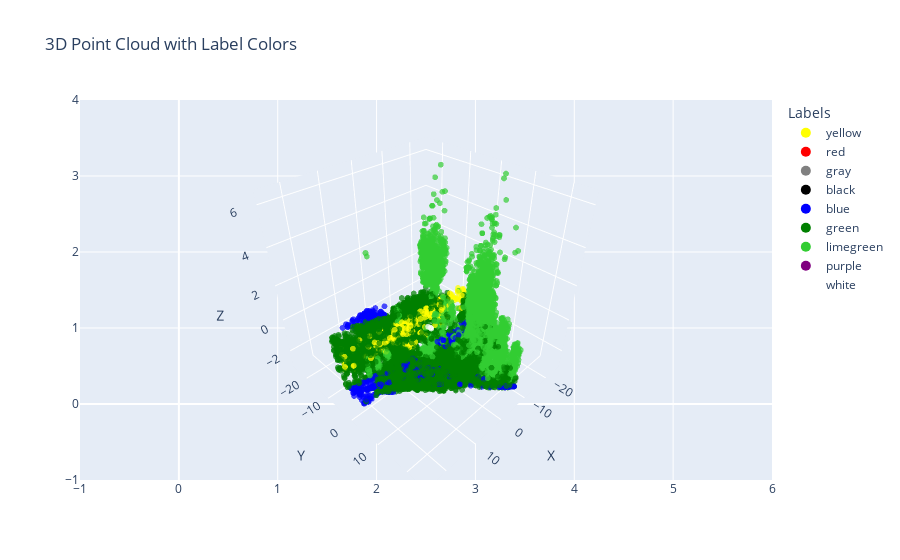

Write notebook code for a chart like this one.
### Code cell
plot_3D_colors(sampled_df)

### Figure 1 — Plotly figure (JSON) as saved in the notebook; plotly's stock layout.template omitted (floating-point values rounded to 4 significant figures; data arrays with more than 128 entries replaced by an {"elided": "..."} marker saying what was removed)
{"data": [{"hoverinfo": "text", "marker": {"color": {"elided": "16384 str values"}, "opacity": 0.7, "size": 2}, "mode": "markers", "showlegend": false, "text": {"elided": "16384 str values"}, "type": "scatter3d", "x": {"elided": "16384 float values"}, "y": {"elided": "16384 float values"}, "z": {"elided": "16384 float values"}}, {"marker": {"color": "yellow", "size": 10}, "mode": "markers", "name": "yellow", "showlegend": true, "type": "scatter", "x": [null], "y": [null]}, {"marker": {"color": "red", "size": 10}, "mode": "markers", "name": "red", "showlegend": true, "type": "scatter", "x": [null], "y": [null]}, {"marker": {"color": "gray", "size": 10}, "mode": "markers", "name": "gray", "showlegend": true, "type": "scatter", "x": [null], "y": [null]}, {"marker": {"color": "black", "size": 10}, "mode": "markers", "name": "black", "showlegend": true, "type": "scatter", "x": [null], "y": [null]}, {"marker": {"color": "blue", "size": 10}, "mode": "markers", "name": "blue", "showlegend": true, "type": "scatter", "x": [null], "y": [null]}, {"marker": {"color": "green", "size": 10}, "mode": "markers", "name": "green", "showlegend": true, "type": "scatter", "x": [null], "y": [null]}, {"marker": {"color": "limegreen", "size": 10}, "mode": "markers", "name": "limegreen", "showlegend": true, "type": "scatter", "x": [null], "y": [null]}, {"marker": {"color": "purple", "size": 10}, "mode": "markers", "name": "purple", "showlegend": true, "type": "scatter", "x": [null], "y": [null]}, {"marker": {"color": "white", "size": 10}, "mode": "markers", "name": "white", "showlegend": true, "type": "scatter", "x": [null], "y": [null]}], "layout": {"legend": {"title": {"text": "Labels"}}, "scene": {"xaxis": {"title": {"text": "X"}}, "yaxis": {"title": {"text": "Y"}}, "zaxis": {"title": {"text": "Z"}}}, "title": {"text": "3D Point Cloud with Label Colors"}}}
